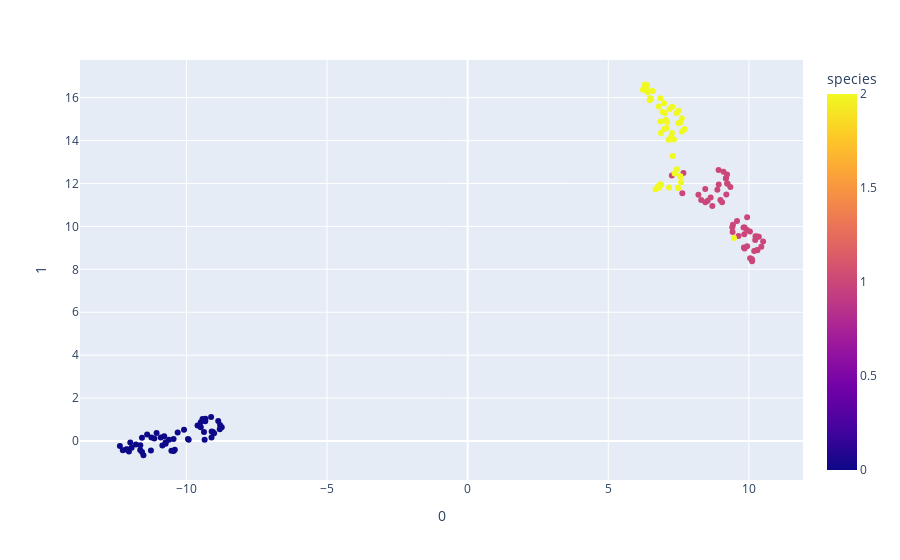
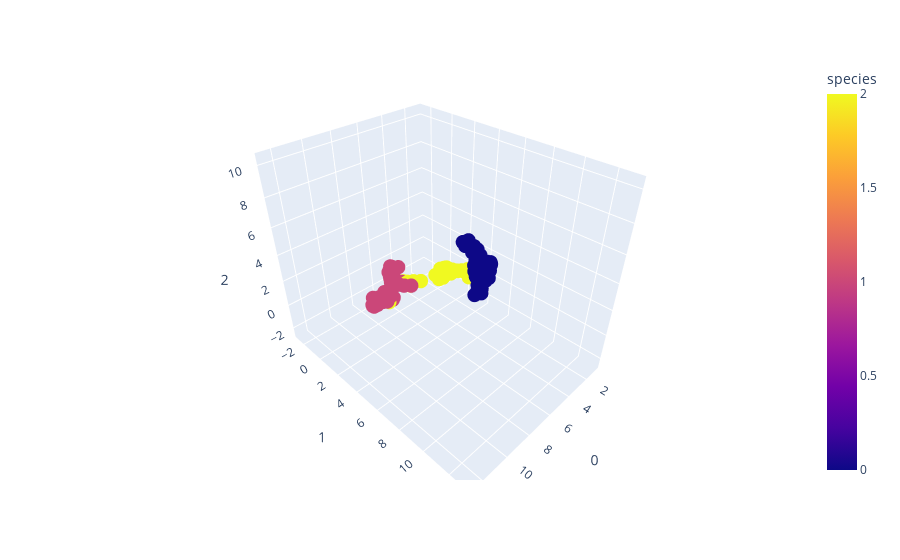

Notebook code for these charts, in order:
### Code cell
fig_2d = px.scatter(
    proj_2d, x=0, y=1,
    color=Y, labels={'color': 'species'}
)
fig_3d = px.scatter_3d(
    proj_3d, x=0, y=1, z=2,
    color=Y, labels={'color': 'species'}
)
fig_3d.update_traces(marker_size=5)

fig_2d.show()
fig_3d.show()

### Figure 1 — Plotly figure (JSON) as saved in the notebook; plotly's stock layout.template omitted (floating-point values rounded to 4 significant figures; data arrays with more than 128 entries replaced by an {"elided": "..."} marker saying what was removed)
{"data": [{"hovertemplate": "0=%{x}<br>1=%{y}<br>species=%{marker.color}<extra></extra>", "legendgroup": "", "marker": {"color": {"elided": "150 int values"}, "coloraxis": "coloraxis", "symbol": "circle"}, "mode": "markers", "name": "", "orientation": "v", "showlegend": false, "type": "scatter", "x": {"elided": "150 float values"}, "xaxis": "x", "y": {"elided": "150 float values"}, "yaxis": "y"}], "layout": {"coloraxis": {"colorbar": {"title": {"text": "species"}}, "colorscale": [[0, "#0d0887"], [0.1111, "#46039f"], [0.2222, "#7201a8"], [0.3333, "#9c179e"], [0.4444, "#bd3786"], [0.5556, "#d8576b"], [0.6667, "#ed7953"], [0.7778, "#fb9f3a"], [0.8889, "#fdca26"], [1, "#f0f921"]]}, "legend": {"tracegroupgap": 0}, "margin": {"t": 60}, "xaxis": {"anchor": "y", "domain": [0, 1], "title": {"text": "0"}}, "yaxis": {"anchor": "x", "domain": [0, 1], "title": {"text": "1"}}}}

### Figure 2 — Plotly figure (JSON) as saved in the notebook; plotly's stock layout.template omitted (floating-point values rounded to 4 significant figures; data arrays with more than 128 entries replaced by an {"elided": "..."} marker saying what was removed)
{"data": [{"hovertemplate": "0=%{x}<br>1=%{y}<br>2=%{z}<br>species=%{marker.color}<extra></extra>", "legendgroup": "", "marker": {"color": {"elided": "150 int values"}, "coloraxis": "coloraxis", "size": 5, "symbol": "circle"}, "mode": "markers", "name": "", "scene": "scene", "showlegend": false, "type": "scatter3d", "x": {"elided": "150 float values"}, "y": {"elided": "150 float values"}, "z": {"elided": "150 float values"}}], "layout": {"coloraxis": {"colorbar": {"title": {"text": "species"}}, "colorscale": [[0, "#0d0887"], [0.1111, "#46039f"], [0.2222, "#7201a8"], [0.3333, "#9c179e"], [0.4444, "#bd3786"], [0.5556, "#d8576b"], [0.6667, "#ed7953"], [0.7778, "#fb9f3a"], [0.8889, "#fdca26"], [1, "#f0f921"]]}, "legend": {"tracegroupgap": 0}, "margin": {"t": 60}, "scene": {"domain": {"x": [0, 1], "y": [0, 1]}, "xaxis": {"title": {"text": "0"}}, "yaxis": {"title": {"text": "1"}}, "zaxis": {"title": {"text": "2"}}}}}
